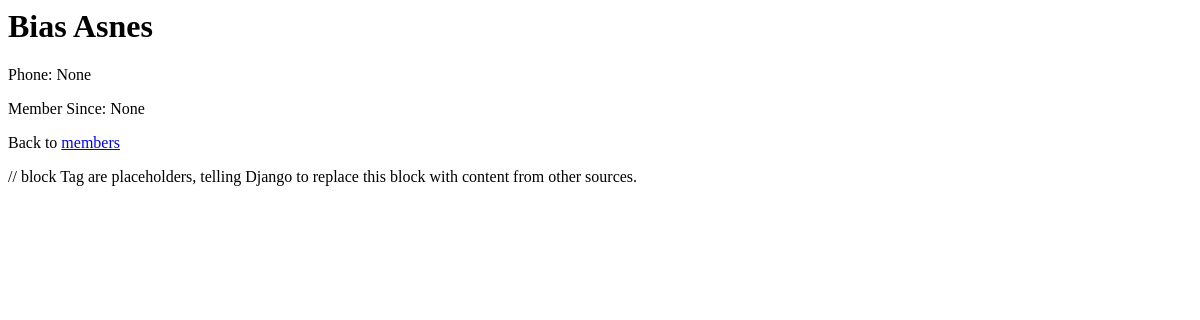
The page /members/details/3 on the database as committed earlier.
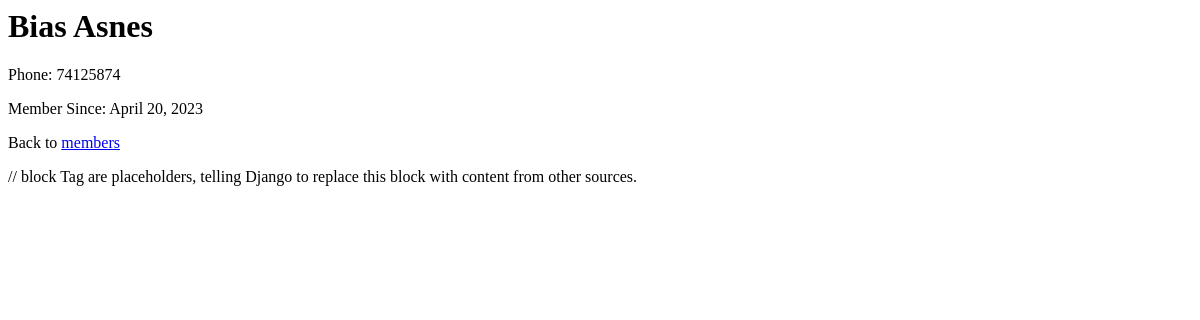
The same page on the database as committed later.
### members/models.py (models this page shows)
class member(models.Model):
    firstname = models.CharField(max_length=255)
    lastname = models.CharField(max_length=255)
    phone = models.IntegerField(null=True)
    joined_date = models.DateField(null=True)

### members/views.py (the view, shortened to what this page needs)
# urls.py: path('members/details/<int:id>', views.details, name='details'),
def details(request, id):
    mymember = member.objects.get(id=id)
    template = loader.get_template('details.html')
    context = {
        'mymember' : mymember,
    }
    return HttpResponse(template.render(context, request))

### members/templates/details.html (shortened to what this page needs)
{% extends "master.html" %}
{% block content %}
        <h1>{{mymember.firstname}} {{mymember.lastname}}</h1>
        <p>Phone: {{mymember.phone}}</p>
        <p>Member Since: {{mymember.joined_date}}</p>
        <p>Back to <a href="/members/">members</a></p>
{% endblock %}

Rows that differ between the two databases and show on the page:
changed member "Bias": phone "None" → "74125874"; joined_date "None" → "April 20, 2023"
